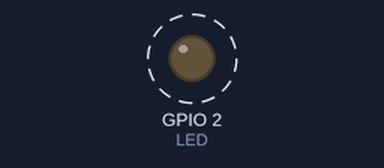
Recording of a sketch running on a simulated ESP32. Shown: output pins drawn as LEDs (lit = HIGH). Dashed ring = blinking.

Above: at 0.5 s.
Timing chart, 0 to 4.6 s (numbered marks = the images above):
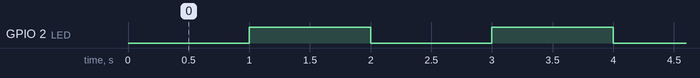

Measured:
- by itself, GPIO 2 (LED): alternates HIGH for 1.0 s and LOW for 1.0 s

The sketch:

hardware_timer.ino
```cpp
hw_timer_t *timer = NULL;

volatile bool ledState = false;

#define LED 2

void IRAM_ATTR onTimer() {
  ledState = !ledState;
  digitalWrite(LED, ledState);
}

void setup() {

  pinMode(LED, OUTPUT);

  timer = timerBegin(0, 80, true);

  timerAttachInterrupt(timer, &onTimer, true);

  timerAlarmWrite(timer, 1000000, true);

  timerAlarmEnable(timer);
}

void loop() {
}
```
